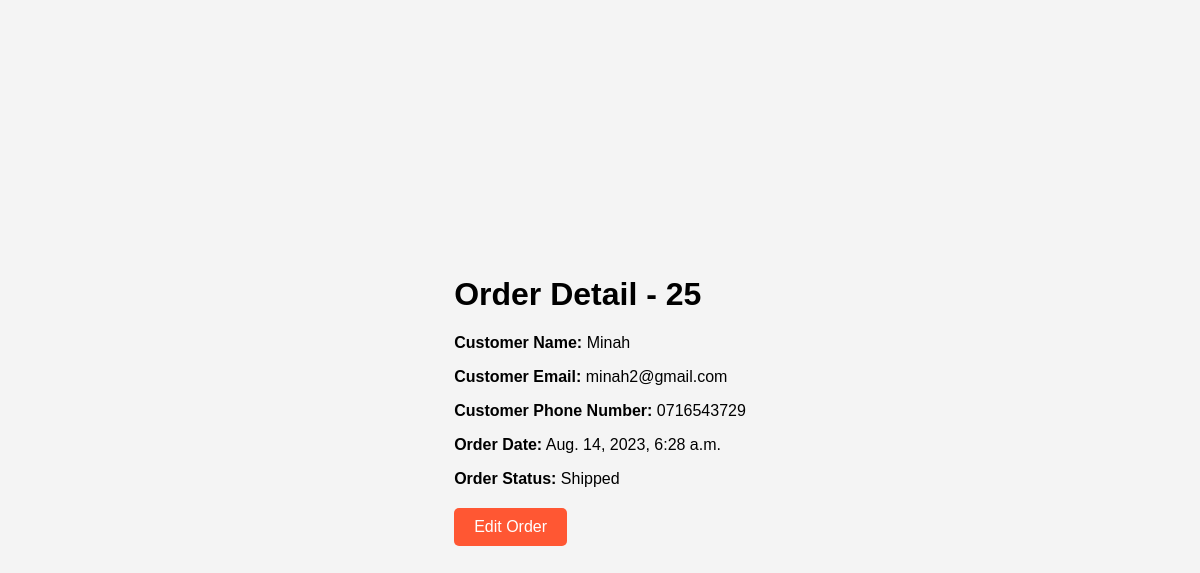
Page /order/orders/detail/25/ on the committed database.
### order/models.py (models this page shows)
class Order(models.Model):
    order_number = models.CharField(max_length=32, unique=True)
    customer_name = models.CharField(max_length=32)
    customer_email = models.EmailField(max_length=255)
    customer_phone_number = models.CharField(max_length=15)
    order_date = models.DateTimeField(auto_now_add=True)
    order_status = models.CharField(max_length=16, choices=[
        ('Pending', 'Pending'),
        ('Shipped', 'Shipped'),
        ('Delivered', 'Delivered'),
        ('Canceled', 'Canceled'),
    ])
    delivery=models.ForeignKey(Delivery,null=True, on_delete=models.CASCADE)
    class Meta:
        verbose_name_plural = "Order"

### order/views.py (the view)
# urls.py: path("orders/detail/<str:order_number>/",order_detail, name="order_detail"),
def order_detail(request, order_number):
    order = get_object_or_404(Order, order_number=order_number)
    return render(request, 'order/order_detail.html', {'order': order})

### templates/order/order_detail.html (shortened to what this page needs)
<!DOCTYPE html>
<html lang="en">
<head>
</head>
<body>
    <div class="container">
        <h1>Order Detail - {{ order.order_number }}</h1>
        <p><strong>Customer Name:</strong> {{ order.customer_name }}</p>
        <p><strong>Customer Email:</strong> {{ order.customer_email }}</p>
        <p><strong>Customer Phone Number:</strong> {{ order.customer_phone_number }}</p>
        <p><strong>Order Date:</strong> {{ order.order_date }}</p>
        <p><strong>Order Status:</strong> {{ order.get_order_status_display }}</p>
        <div class="edit-button">
            <a href="{% url 'edit_order' order.order_number %}">Edit Order</a>
        </div>
    </div>
</body>
</html>

### templates/order/order_detail.html (style rules this page uses)
body { font-family: "Arial", sans-serif; background-color: #f4f4f4; margin: 0; padding: 0; display: flex; justify-content: center; align-items: center; height: 100vh; }
.edit-button { margin-top: 20px; }
.edit-button a { display: inline-block; padding: 10px 20px; background-color: #ff5733; color: white; text-decoration: none; border-radius: 5px; transition: background-color 0.3s ease; }

### rows in the picture
Order: order_number "25", customer_name "Minah", customer_email "minah2@gmail.com", customer_phone_number "0716543729", order_date "Aug. 14, 2023, 6:28 a.m.", order_status "Shipped"
